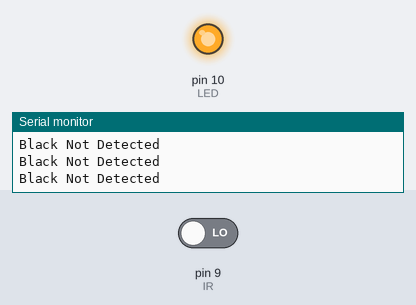
A sketch run on a simulated Arduino Uno, built with avr-gcc and run on an emulated ATmega328P. Shown: output pins drawn as LEDs (lit = HIGH), the last lines printed to the serial monitor. Inputs (shaded band) come from the test bench; at power-on: pin 9 (IR) LOW.

Above: at 1.2 s.
1.3 s: pin 9 (IR) driven HIGH
At 2.5 s:
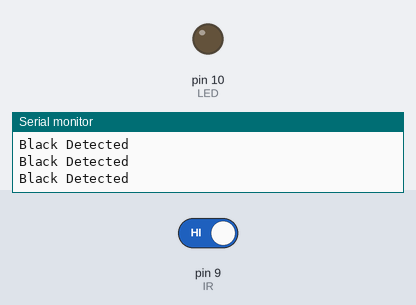
2.8 s: pin 9 (IR) driven LOW
At 3.8 s:
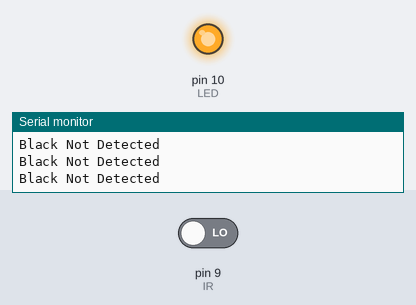
Timing chart, 0 to 5.8 s (numbered marks = the images above; inputs shaded):
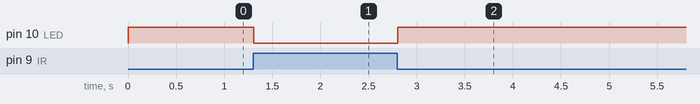

Measured:
- after the input at 1.3 s, pin 10 (LED): HIGH → LOW at once
- after the input at 2.8 s, pin 10 (LED): LOW → HIGH at once

The sketch:

main.ino
```cpp
int IR = 9;
int LED = 10;
void setup() {
  Serial.begin(9600);
  pinMode(IR, INPUT);
  pinMode(LED, OUTPUT);
}

void loop()
{
  int sensorStatus = digitalRead(IR); //read the sensor

  //If light is Not reflected due to encontering a black color
  // or no objects are close, the sensor outputs a HIGH (5V) signal

  if (sensorStatus == 1) {
    digitalWrite(LED, LOW);
    Serial.println("Black Detected");
  }
  //IF light is reflected from a non-black color,
  //the senor outputs a LOW (0V) Signal
  else
  {
    digitalWrite(LED, HIGH);
    Serial.println("Black Not Detected");
  }
}
```
